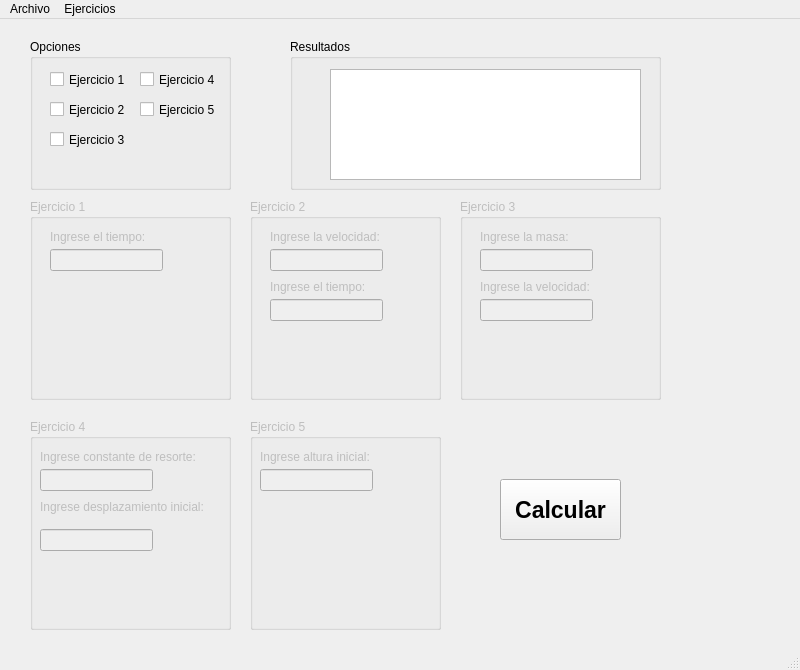
<?xml version="1.0" encoding="UTF-8"?>
<ui version="4.0">
 <class>MainWindow</class>
 <widget class="QMainWindow" name="MainWindow">
  <property name="geometry">
   <rect>
    <x>0</x>
    <y>0</y>
    <width>800</width>
    <height>670</height>
   </rect>
  </property>
  <property name="windowTitle">
   <string>MainWindow</string>
  </property>
  <widget class="QWidget" name="centralwidget">
   <widget class="QGroupBox" name="groupBox_e1">
    <property name="enabled">
     <bool>false</bool>
    </property>
    <property name="geometry">
     <rect>
      <x>30</x>
      <y>180</y>
      <width>201</width>
      <height>201</height>
     </rect>
    </property>
    <property name="title">
     <string>Ejercicio 1</string>
    </property>
    <widget class="QLabel" name="label">
     <property name="geometry">
      <rect>
       <x>20</x>
       <y>30</y>
       <width>111</width>
       <height>16</height>
      </rect>
     </property>
     <property name="text">
      <string>Ingrese el tiempo:</string>
     </property>
    </widget>
    <widget class="QLineEdit" name="lineEdit_t1">
     <property name="geometry">
      <rect>
       <x>20</x>
       <y>50</y>
       <width>113</width>
       <height>22</height>
      </rect>
     </property>
    </widget>
   </widget>
   <widget class="QGroupBox" name="groupBox_e2">
    <property name="enabled">
     <bool>false</bool>
    </property>
    <property name="geometry">
     <rect>
      <x>250</x>
      <y>180</y>
      <width>191</width>
      <height>201</height>
     </rect>
    </property>
    <property name="title">
     <string>Ejercicio 2</string>
    </property>
    <widget class="QLabel" name="label_2">
     <property name="geometry">
      <rect>
       <x>20</x>
       <y>30</y>
       <width>131</width>
       <height>16</height>
      </rect>
     </property>
     <property name="text">
      <string>Ingrese la velocidad:</string>
     </property>
    </widget>
    <widget class="QLineEdit" name="lineEdit_v2">
     <property name="geometry">
      <rect>
       <x>20</x>
       <y>50</y>
       <width>113</width>
       <height>22</height>
      </rect>
     </property>
    </widget>
    <widget class="QLabel" name="label_3">
     <property name="geometry">
      <rect>
       <x>20</x>
       <y>80</y>
       <width>111</width>
       <height>16</height>
      </rect>
     </property>
     <property name="text">
      <string>Ingrese el tiempo:</string>
     </property>
    </widget>
    <widget class="QLineEdit" name="lineEdit_t2">
     <property name="geometry">
      <rect>
       <x>20</x>
       <y>100</y>
       <width>113</width>
       <height>22</height>
      </rect>
     </property>
    </widget>
   </widget>
   <widget class="QGroupBox" name="groupBox_e3">
    <property name="enabled">
     <bool>false</bool>
    </property>
    <property name="geometry">
     <rect>
      <x>460</x>
      <y>180</y>
      <width>201</width>
      <height>201</height>
     </rect>
    </property>
    <property name="title">
     <string>Ejercicio 3</string>
    </property>
    <widget class="QLabel" name="label_4">
     <property name="geometry">
      <rect>
       <x>20</x>
       <y>30</y>
       <width>101</width>
       <height>16</height>
      </rect>
     </property>
     <property name="text">
      <string>Ingrese la masa:</string>
     </property>
    </widget>
    <widget class="QLineEdit" name="lineEdit_m3">
     <property name="geometry">
      <rect>
       <x>20</x>
       <y>50</y>
       <width>113</width>
       <height>22</height>
      </rect>
     </property>
    </widget>
    <widget class="QLabel" name="label_5">
     <property name="geometry">
      <rect>
       <x>20</x>
       <y>80</y>
       <width>121</width>
       <height>16</height>
      </rect>
     </property>
     <property name="text">
      <string>Ingrese la velocidad:</string>
     </property>
    </widget>
    <widget class="QLineEdit" name="lineEdit_v3">
     <property name="geometry">
      <rect>
       <x>20</x>
       <y>100</y>
       <width>113</width>
       <height>22</height>
      </rect>
     </property>
    </widget>
   </widget>
   <widget class="QGroupBox" name="groupBox_e4">
    <property name="enabled">
     <bool>false</bool>
    </property>
    <property name="geometry">
     <rect>
      <x>30</x>
      <y>400</y>
      <width>201</width>
      <height>211</height>
     </rect>
    </property>
    <property name="title">
     <string>Ejercicio 4</string>
    </property>
    <widget class="QLabel" name="label_6">
     <property name="geometry">
      <rect>
       <x>10</x>
       <y>30</y>
       <width>201</width>
       <height>16</height>
      </rect>
     </property>
     <property name="text">
      <string>Ingrese constante de resorte:</string>
     </property>
    </widget>
    <widget class="QLineEdit" name="lineEdit_k4">
     <property name="geometry">
      <rect>
       <x>10</x>
       <y>50</y>
       <width>113</width>
       <height>22</height>
      </rect>
     </property>
    </widget>
    <widget class="QLabel" name="label_7">
     <property name="geometry">
      <rect>
       <x>10</x>
       <y>80</y>
       <width>191</width>
       <height>16</height>
      </rect>
     </property>
     <property name="text">
      <string>Ingrese desplazamiento inicial:</string>
     </property>
    </widget>
    <widget class="QLineEdit" name="lineEdit_x4">
     <property name="geometry">
      <rect>
       <x>10</x>
       <y>110</y>
       <width>113</width>
       <height>22</height>
      </rect>
     </property>
    </widget>
   </widget>
   <widget class="QGroupBox" name="groupBox_e5">
    <property name="enabled">
     <bool>false</bool>
    </property>
    <property name="geometry">
     <rect>
      <x>250</x>
      <y>400</y>
      <width>191</width>
      <height>211</height>
     </rect>
    </property>
    <property name="title">
     <string>Ejercicio 5</string>
    </property>
    <widget class="QLabel" name="label_8">
     <property name="geometry">
      <rect>
       <x>10</x>
       <y>30</y>
       <width>131</width>
       <height>16</height>
      </rect>
     </property>
     <property name="text">
      <string>Ingrese altura inicial:</string>
     </property>
    </widget>
    <widget class="QLineEdit" name="lineEdit_h5">
     <property name="geometry">
      <rect>
       <x>10</x>
       <y>50</y>
       <width>113</width>
       <height>22</height>
      </rect>
     </property>
    </widget>
   </widget>
   <widget class="QPushButton" name="pushButton_calcular">
    <property name="geometry">
     <rect>
      <x>500</x>
      <y>460</y>
      <width>121</width>
      <height>61</height>
     </rect>
    </property>
    <property name="font">
     <font>
      <pointsize>17</pointsize>
      <bold>true</bold>
     </font>
    </property>
    <property name="text">
     <string>Calcular</string>
    </property>
   </widget>
   <widget class="QGroupBox" name="groupBox">
    <property name="geometry">
     <rect>
      <x>290</x>
      <y>20</y>
      <width>371</width>
      <height>151</height>
     </rect>
    </property>
    <property name="title">
     <string>Resultados</string>
    </property>
    <widget class="QListWidget" name="listWidget_resultados">
     <property name="geometry">
      <rect>
       <x>40</x>
       <y>30</y>
       <width>311</width>
       <height>111</height>
      </rect>
     </property>
    </widget>
   </widget>
   <widget class="QGroupBox" name="groupBox_2">
    <property name="geometry">
     <rect>
      <x>30</x>
      <y>20</y>
      <width>201</width>
      <height>151</height>
     </rect>
    </property>
    <property name="title">
     <string>Opciones</string>
    </property>
    <widget class="QCheckBox" name="checkBox_e1">
     <property name="geometry">
      <rect>
       <x>20</x>
       <y>30</y>
       <width>83</width>
       <height>21</height>
      </rect>
     </property>
     <property name="text">
      <string>Ejercicio 1</string>
     </property>
    </widget>
    <widget class="QCheckBox" name="checkBox_e4">
     <property name="geometry">
      <rect>
       <x>110</x>
       <y>30</y>
       <width>83</width>
       <height>21</height>
      </rect>
     </property>
     <property name="text">
      <string>Ejercicio 4</string>
     </property>
    </widget>
    <widget class="QCheckBox" name="checkBox_e2">
     <property name="geometry">
      <rect>
       <x>20</x>
       <y>60</y>
       <width>83</width>
       <height>21</height>
      </rect>
     </property>
     <property name="text">
      <string>Ejercicio 2</string>
     </property>
    </widget>
    <widget class="QCheckBox" name="checkBox_e5">
     <property name="geometry">
      <rect>
       <x>110</x>
       <y>60</y>
       <width>83</width>
       <height>21</height>
      </rect>
     </property>
     <property name="text">
      <string>Ejercicio 5</string>
     </property>
    </widget>
    <widget class="QCheckBox" name="checkBox_e3">
     <property name="geometry">
      <rect>
       <x>20</x>
       <y>90</y>
       <width>83</width>
       <height>21</height>
      </rect>
     </property>
     <property name="text">
      <string>Ejercicio 3</string>
     </property>
    </widget>
   </widget>
  </widget>
  <widget class="QMenuBar" name="menubar">
   <property name="geometry">
    <rect>
     <x>0</x>
     <y>0</y>
     <width>800</width>
     <height>20</height>
    </rect>
   </property>
   <widget class="QMenu" name="menuArchivo">
    <property name="title">
     <string>Archivo</string>
    </property>
    <widget class="QMenu" name="menuSub_menu">
     <property name="title">
      <string>Abrir ventana</string>
     </property>
     <addaction name="separator"/>
     <addaction name="actionSub_menu_2"/>
    </widget>
    <addaction name="menuSub_menu"/>
    <addaction name="separator"/>
    <addaction name="actionSalir_2"/>
   </widget>
   <widget class="QMenu" name="menuEjercicios">
    <property name="title">
     <string>Ejercicios</string>
    </property>
    <addaction name="actionEjercicio_1"/>
    <addaction name="separator"/>
    <addaction name="actionEjercicio_2"/>
    <addaction name="separator"/>
    <addaction name="actionejercicio_3"/>
    <addaction name="separator"/>
    <addaction name="actionEjercicio_4"/>
    <addaction name="separator"/>
    <addaction name="actionEjercicio_5"/>
   </widget>
   <addaction name="menuArchivo"/>
   <addaction name="menuEjercicios"/>
  </widget>
  <widget class="QStatusBar" name="statusbar"/>
  <action name="actionSalir_2">
   <property name="text">
    <string>Salir</string>
   </property>
  </action>
  <action name="actionSub_menu_2">
   <property name="text">
    <string>Sub-menu</string>
   </property>
  </action>
  <action name="actionEjercicio_1">
   <property name="text">
    <string>Ejercicio 1</string>
   </property>
  </action>
  <action name="actionEjercicio_2">
   <property name="text">
    <string>Ejercicio 2</string>
   </property>
  </action>
  <action name="actionejercicio_3">
   <property name="text">
    <string>Ejercicio 3</string>
   </property>
  </action>
  <action name="actionEjercicio_4">
   <property name="text">
    <string>Ejercicio 4</string>
   </property>
  </action>
  <action name="actionEjercicio_5">
   <property name="text">
    <string>Ejercicio 5</string>
   </property>
  </action>
 </widget>
 <resources/>
 <connections/>
</ui>
